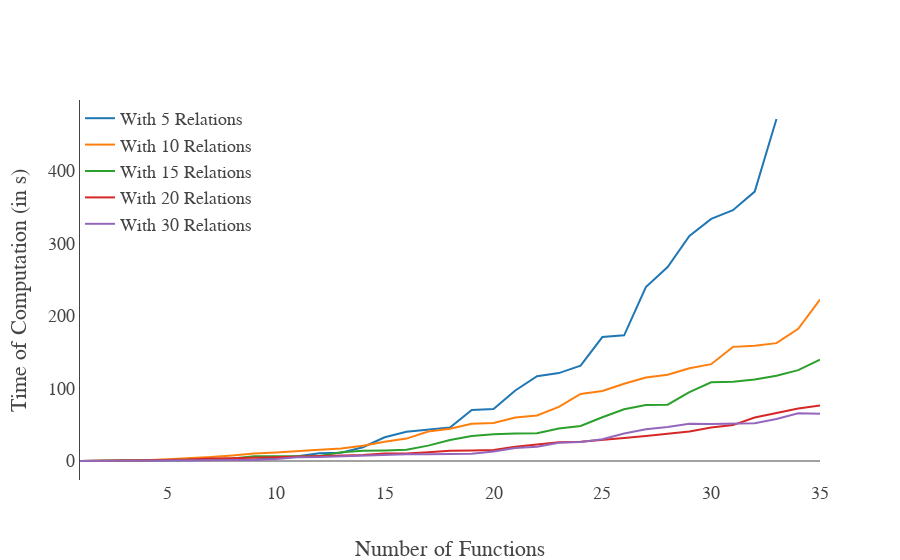

The notebook cell saved with this chart:
### Code cell
layout = Layout(
    # title='Comparisation Performance With the Total Number of Relations',
    font=dict(family='Latin Modern Math', size=6*3),
    xaxis=dict(
        title='Number of Functions',
        autorange=True,
        showgrid=False,
        zeroline=True,
        showline=False,
        autotick=True,
        ticks='',
        showticklabels=True
    ),
    yaxis=dict(
        title='Time of Computation (in s)',
        autorange=True,
        showgrid=False,
        zeroline=True,
        showline=True,
        autotick=True,
        ticks='',
        showticklabels=True
    ),
    legend=dict(x=0, y=1)
)
fig = Figure(data=[data05, data10, data15, data20, data30], layout=layout)
iplot(fig)

### Figure 1 — Plotly figure (JSON) as saved in the notebook; plotly's stock layout.template omitted (floating-point values rounded to 4 significant figures)
{"data": [{"name": "With 5 Relations", "type": "scatter", "x": [1, 2, 3, 4, 5, 6, 7, 8, 9, 10, 11, 12, 13, 14, 15, 16, 17, 18, 19, 20, 21, 22, 23, 24, 25, 26, 27, 28, 29, 30, 31, 32, 33], "y": [0.07873, 0.1474, 0.1628, 0.2686, 0.7845, 1.034, 1.357, 1.56, 1.867, 4.002, 6.712, 10.55, 11.55, 19.03, 32.67, 40.39, 43.57, 46.19, 70.21, 71.64, 97.13, 116.9, 121.1, 131.4, 170.8, 173.2, 239.6, 267.2, 310.1, 333.6, 345.6, 371.2, 471.2]}, {"name": "With 10 Relations", "type": "scatter", "x": [1, 2, 3, 4, 5, 6, 7, 8, 9, 10, 11, 12, 13, 14, 15, 16, 17, 18, 19, 20, 21, 22, 23, 24, 25, 26, 27, 28, 29, 30, 31, 32, 33, 34, 35], "y": [0.02132, 0.07879, 0.3087, 1.086, 2.294, 3.471, 5.392, 7.669, 10.37, 11.89, 14.18, 15.57, 17.1, 20.92, 26.67, 30.86, 40.61, 44.55, 51.31, 52.33, 59.96, 62.68, 74.61, 92.31, 96.37, 106.3, 115.1, 118.8, 127.9, 133.4, 157.3, 158.7, 162.4, 182.2, 222.3]}, {"name": "With 15 Relations", "type": "scatter", "x": [1, 2, 3, 4, 5, 6, 7, 8, 9, 10, 11, 12, 13, 14, 15, 16, 17, 18, 19, 20, 21, 22, 23, 24, 25, 26, 27, 28, 29, 30, 31, 32, 33, 34, 35], "y": [0.1632, 0.4454, 1.001, 1.038, 1.317, 1.589, 2.188, 3.487, 6.392, 6.73, 6.872, 6.957, 12.08, 14.04, 14.62, 15.41, 21.2, 29.01, 34.45, 36.81, 37.89, 38.24, 44.91, 48.21, 60.31, 71.33, 77.1, 77.62, 94.79, 108.4, 109.3, 112.2, 117.4, 125.1, 139.6]}, {"name": "With 20 Relations", "type": "scatter", "x": [1, 2, 3, 4, 5, 6, 7, 8, 9, 10, 11, 12, 13, 14, 15, 16, 17, 18, 19, 20, 21, 22, 23, 24, 25, 26, 27, 28, 29, 30, 31, 32, 33, 34, 35], "y": [0.01956, 0.1299, 0.4316, 0.5189, 1.349, 2.062, 3.529, 3.706, 4.451, 5.236, 6.265, 7.223, 7.475, 8.361, 10.35, 10.34, 12.05, 14.14, 14.4, 15.12, 19.72, 22.87, 25.73, 26.69, 29.72, 31.79, 34.42, 38.01, 40.63, 46.22, 49.5, 59.87, 65.93, 72.48, 76.45]}, {"name": "With 30 Relations", "type": "scatter", "x": [1, 2, 3, 4, 5, 6, 7, 8, 9, 10, 11, 12, 13, 14, 15, 16, 17, 18, 19, 20, 21, 22, 23, 24, 25, 26, 27, 28, 29, 30, 31, 32, 33, 34, 35], "y": [0.02779, 0.05979, 0.2025, 0.3646, 0.3992, 0.6042, 0.9883, 1.533, 1.569, 2.872, 5.347, 5.487, 6.374, 7.311, 9.048, 9.321, 9.489, 9.601, 9.969, 13.19, 18.07, 19.57, 25.24, 26.3, 30.08, 38.0, 43.64, 46.98, 51.38, 51.06, 51.21, 52.11, 57.91, 65.65, 65.25]}], "layout": {"font": {"family": "Latin Modern Math", "size": 18}, "legend": {"x": 0, "y": 1}, "xaxis": {"autorange": true, "autotick": true, "showgrid": false, "showline": false, "showticklabels": true, "ticks": "", "title": "Number of Functions", "zeroline": true}, "yaxis": {"autorange": true, "autotick": true, "showgrid": false, "showline": true, "showticklabels": true, "ticks": "", "title": "Time of Computation (in s)", "zeroline": true}}}
